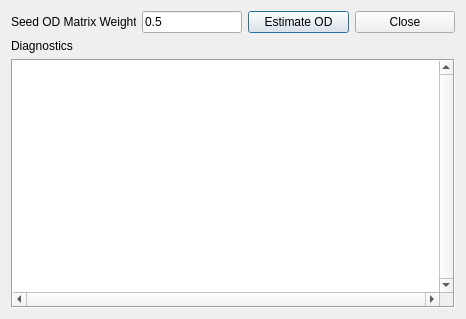
<?xml version="1.0" encoding="UTF-8"?>
<ui version="4.0">
 <class>DialogODME_LeastSq</class>
 <widget class="QDialog" name="DialogODME_LeastSq">
  <property name="geometry">
   <rect>
    <x>0</x>
    <y>0</y>
    <width>466</width>
    <height>319</height>
   </rect>
  </property>
  <property name="windowTitle">
   <string>Least Squares OD Matrix Estimation</string>
  </property>
  <layout class="QVBoxLayout" name="verticalLayout_2">
   <item>
    <layout class="QHBoxLayout" name="horizontalLayout">
     <item>
      <widget class="QLabel" name="label">
       <property name="sizePolicy">
        <sizepolicy hsizetype="Fixed" vsizetype="Preferred">
         <horstretch>0</horstretch>
         <verstretch>0</verstretch>
        </sizepolicy>
       </property>
       <property name="maximumSize">
        <size>
         <width>125</width>
         <height>16777215</height>
        </size>
       </property>
       <property name="text">
        <string>Seed OD Matrix Weight</string>
       </property>
      </widget>
     </item>
     <item>
      <widget class="QLineEdit" name="leSeedODWeight">
       <property name="maximumSize">
        <size>
         <width>100</width>
         <height>16777215</height>
        </size>
       </property>
       <property name="text">
        <string>0.5</string>
       </property>
      </widget>
     </item>
     <item>
      <widget class="QPushButton" name="pbRunOdme">
       <property name="text">
        <string>Estimate OD</string>
       </property>
      </widget>
     </item>
     <item>
      <widget class="QPushButton" name="pbClose">
       <property name="text">
        <string>Close</string>
       </property>
      </widget>
     </item>
    </layout>
   </item>
   <item>
    <layout class="QVBoxLayout" name="verticalLayout">
     <item>
      <widget class="QLabel" name="label_2">
       <property name="text">
        <string>Diagnostics</string>
       </property>
       <property name="textInteractionFlags">
        <set>Qt::LinksAccessibleByMouse|Qt::TextSelectableByKeyboard|Qt::TextSelectableByMouse</set>
       </property>
       <property name="buddy">
        <cstring></cstring>
       </property>
      </widget>
     </item>
     <item>
      <widget class="QTextEdit" name="txtDiagnostics">
       <property name="font">
        <font>
         <family>Consolas</family>
        </font>
       </property>
       <property name="frameShape">
        <enum>QFrame::Box</enum>
       </property>
       <property name="frameShadow">
        <enum>QFrame::Sunken</enum>
       </property>
       <property name="verticalScrollBarPolicy">
        <enum>Qt::ScrollBarAlwaysOn</enum>
       </property>
       <property name="horizontalScrollBarPolicy">
        <enum>Qt::ScrollBarAlwaysOn</enum>
       </property>
       <property name="readOnly">
        <bool>true</bool>
       </property>
      </widget>
     </item>
    </layout>
   </item>
  </layout>
 </widget>
 <resources/>
 <connections/>
</ui>
